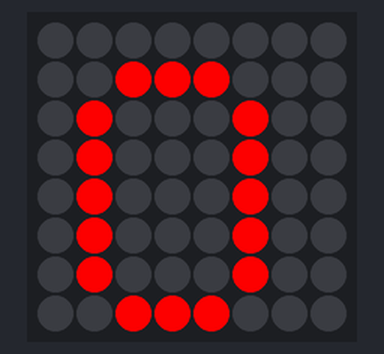
Simulated run of this program. Board: Raspberry Pi (BCM pin numbers) with a Sense HAT. Parts: the Sense HAT's 8×8 RGB LED matrix. At 4.0 s the program stops and its outputs stay as they are.

Above: at 0.1 s.
At 1.1 s:
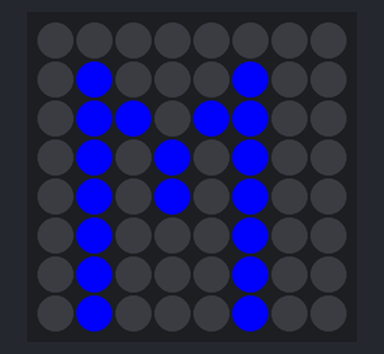
At 2.1 s:
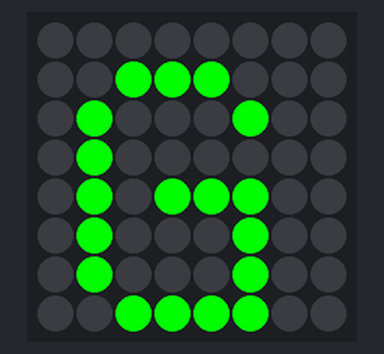
At 3.1 s:
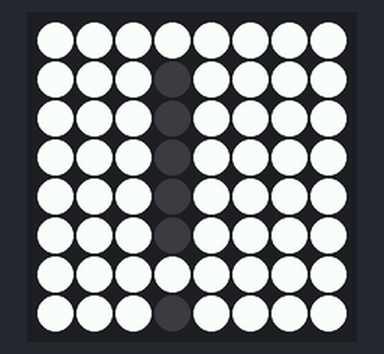

The program:

omg.py
```python
from sense_hat import SenseHat
import time

sense = SenseHat()

sense.show_letter("O",text_colour=[255,0,0])
time.sleep(1)
sense.show_letter("M",text_colour=[0,0,255])
time.sleep(1)
sense.show_letter("G",text_colour=[0,255,0])
time.sleep(1)
sense.show_letter("!",text_colour=[0,0,0],back_colour=[255,255,255])
time.sleep(1)
sense.clear()
```

Measured:
- what the display in image 1 shows lasts 1.0 s, from 1.0 s to 2.0 s
